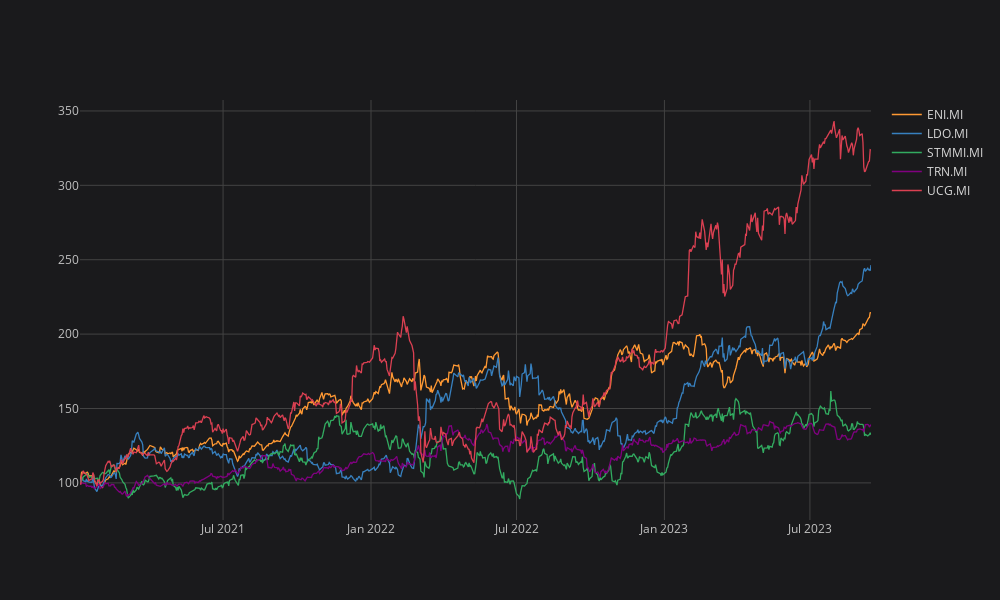

Notebook code for this chart:
### Code cell
# Compare the normalized stock prices
configure_plotly_browser_state()
df['2021':].normalize().iplot()

### Figure 1 — Plotly figure (JSON) as saved in the notebook; plotly's stock layout.template omitted (floating-point values rounded to 4 significant figures; data arrays with more than 128 entries replaced by an {"elided": "..."} marker saying what was removed)
{"data": [{"line": {"color": "rgba(255, 153, 51, 1.0)", "dash": "solid", "shape": "linear", "width": 1.3}, "mode": "lines", "name": "ENI.MI", "text": "", "type": "scatter", "x": {"elided": "693 str values"}, "y": {"elided": "693 float values"}}, {"line": {"color": "rgba(55, 128, 191, 1.0)", "dash": "solid", "shape": "linear", "width": 1.3}, "mode": "lines", "name": "LDO.MI", "text": "", "type": "scatter", "x": {"elided": "693 str values"}, "y": {"elided": "693 float values"}}, {"line": {"color": "rgba(50, 171, 96, 1.0)", "dash": "solid", "shape": "linear", "width": 1.3}, "mode": "lines", "name": "STMMI.MI", "text": "", "type": "scatter", "x": {"elided": "693 str values"}, "y": {"elided": "693 float values"}}, {"line": {"color": "rgba(128, 0, 128, 1.0)", "dash": "solid", "shape": "linear", "width": 1.3}, "mode": "lines", "name": "TRN.MI", "text": "", "type": "scatter", "x": {"elided": "693 str values"}, "y": {"elided": "693 float values"}}, {"line": {"color": "rgba(219, 64, 82, 1.0)", "dash": "solid", "shape": "linear", "width": 1.3}, "mode": "lines", "name": "UCG.MI", "text": "", "type": "scatter", "x": {"elided": "693 str values"}, "y": {"elided": "693 float values"}}], "layout": {"height": 600, "legend": {"bgcolor": "#1A1A1C", "font": {"color": "#D9D9D9"}}, "paper_bgcolor": "#1A1A1C", "plot_bgcolor": "#1A1A1C", "title": {"font": {"color": "#D9D9D9"}}, "width": 1000, "xaxis": {"gridcolor": "#434343", "showgrid": true, "tickfont": {"color": "#C2C2C2"}, "title": {"font": {"color": "#D9D9D9"}, "text": ""}, "zerolinecolor": "#666570"}, "yaxis": {"gridcolor": "#434343", "showgrid": true, "tickfont": {"color": "#C2C2C2"}, "title": {"font": {"color": "#D9D9D9"}, "text": ""}, "zerolinecolor": "#666570"}}}
